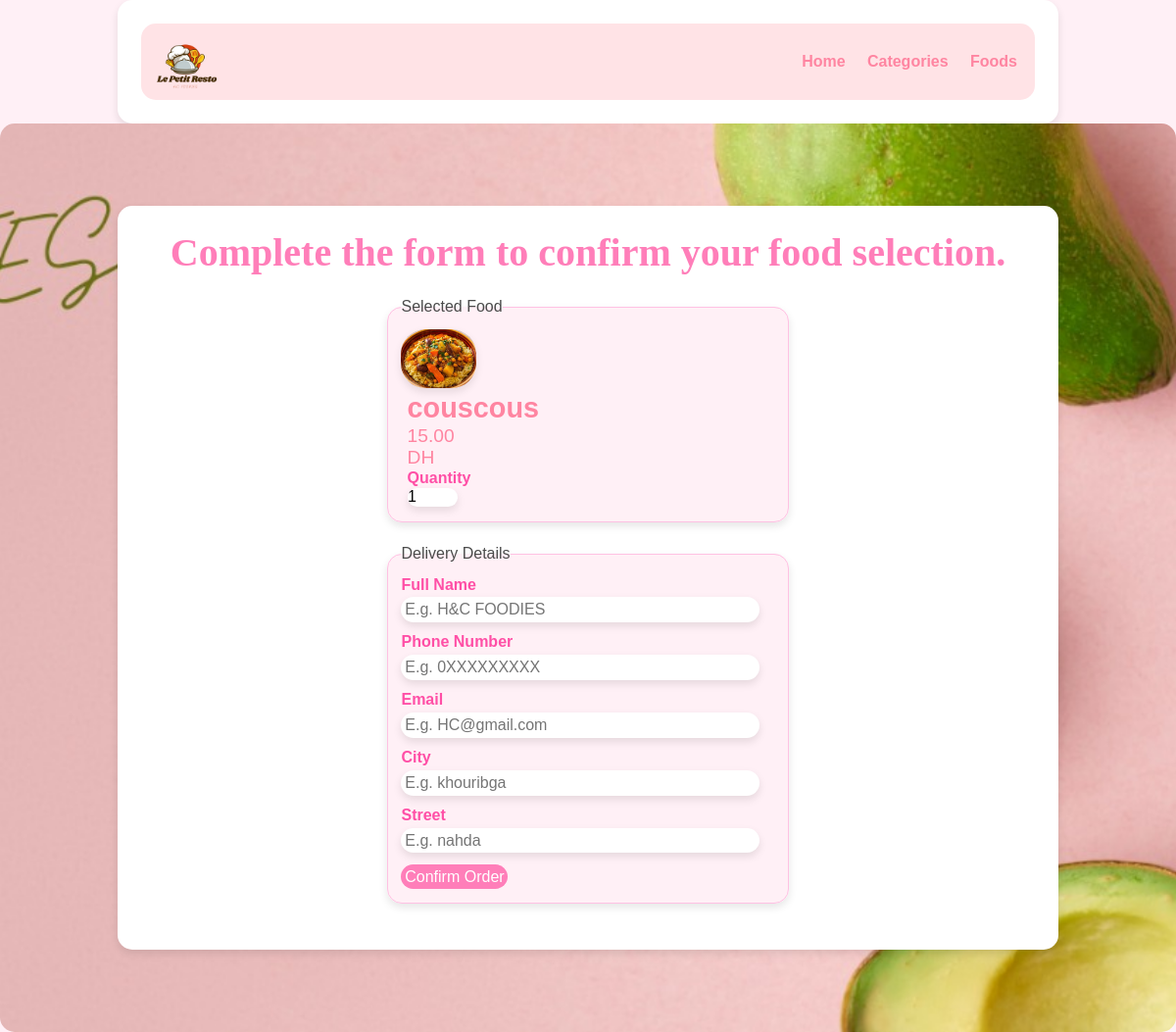
/order.php?food_id=3, run on the app's committed database.
### tables this page shows
CREATE TABLE tbl_food (
  id int(10) UNSIGNED NOT NULL AUTO_INCREMENT,
  title varchar(100) NOT NULL,
  description text NOT NULL,
  price decimal(10,2) NOT NULL,
  image_name varchar(255) NOT NULL,
  category_id int(10) UNSIGNED NOT NULL,
  featured varchar(10) NOT NULL,
  active varchar(10) NOT NULL,
  PRIMARY KEY (id),
  FOREIGN KEY (category_id) REFERENCES tbl_category(id)
);

### order.php (the view, shortened to what this page needs)
<?php include('partials-front/menu.php'); ?>
<?php
if(isset($_GET['food_id'])) {
    $food_id = $_GET['food_id'];
    $sql = "SELECT * FROM tbl_food WHERE id=$food_id";
    $res = mysqli_query($conn, $sql);
    $count = mysqli_num_rows($res);
    if($count == 1) {
        $row = mysqli_fetch_assoc($res);
        $title = $row['title'];
        $price = $row['price'];
        $image_name = $row['image_name'];
    } else {
        header('location:'.SITEURL);
    }
} else {
    header('location:'.SITEURL);
}
?>
<section class="food-search">
    <div class="container">
        <h2 class="text-center text-black">Complete the form to confirm your food selection.</h2>
        <form action="" method="POST" class="order">
            <fieldset>
                <legend>Selected Food</legend>
                <div class="food-menu-img">
                    <div class="image-container">
                        <?php
                        if($image_name == "") {
                            echo "<div class='error'>Aucune image disponible pour ce plat.</div>";
                        } else {
                            ?>
                            <img src="<?php echo SITEURL; ?>images/food/<?php echo $image_name; ?>" alt="<?php echo $title; ?>" class="img-responsive img-curve">
                            <?php
                        }
                        ?>
                    </div>
                    <div class="food-menu-desc">
                        <h3><?php echo $title; ?></h3>
                        <p class="food-price"><?php echo $price; ?> DH</p>
                        <div class="order-label">Quantity</div>
                        <input type="number" name="qty" class="input-responsive" value="1" required>
                    </div>
                </fieldset>
                <fieldset>
                    <legend>Delivery Details</legend>
                    <div class="order-label">Full Name</div>
                    <input type="text" name="full-name" placeholder="E.g. H&C FOODIES" class="input-responsive" required>
                    <div class="order-label">Phone Number</div>
                    <input type="tel" name="contact" placeholder="E.g. 0XXXXXXXXX" class="input-responsive" required>
                    <div class="order-label">Email</div>
                    <input type="email" name="email" placeholder="E.g. HC@gmail.com" class="input-responsive" required>
                    <div class="order-label">City</div>
                    <input type="text" name="city" placeholder="E.g. khouribga" class="input-responsive" required>
                    <div class="order-label">Street</div>
                    <input type="text" name="street" placeholder="E.g. nahda" class="input-responsive" required>
                    <input type="submit" name="submit" value="Confirm Order" class="btn btn-primary">
                </fieldset>
            </form>
        </div>
    </section>

### css/style.css (style rules this page uses)
* { margin: 0; padding: 0; font-family: 'Poppins', sans-serif; box-sizing: border-box; }
body { background-color: #fff0f6; color: #4b4b4b; }
h2 { color: #ff7eb9; font-size: 2.5rem; font-family: 'Dancing Script', cursive; margin-bottom: 2%; text-align: center; }
h3 { font-size: 1.8rem; color: #ff85a1; }
.container { width: 80%; margin: 0 auto; padding: 2%; background-color: #fff; border-radius: 15px; box-shadow: 0px 4px 8px rgba(0, 0, 0, 0.1); }
.img-responsive { width: 100%; border-radius: 15px; }
.img-curve { border-radius: 25px; box-shadow: 0px 4px 8px rgba(0, 0, 0, 0.1); }
.text-center { text-align: center; }
.btn { padding: 1%; border: none; font-size: 1rem; border-radius: 25px; transition: 0.3s; text-align: center; }
.btn-primary { background-color: #ff7eb9; color: white; cursor: pointer; }
fieldset { border: 1px solid #ffc1e3; margin: 5%; padding: 3%; border-radius: 15px; background-color: #fff0f6; box-shadow: 0px 4px 8px rgba(0, 0, 0, 0.1); }
.food-search { background-image: url(../images/bg.jpg); background-size: cover; background-repeat: no-repeat; background-position: center; padding: 7% 0; border-radius: 15px; }
.food-menu-img { width: 20%; float: left; border-radius: 15px; }
.food-menu-desc { width: 70%; float: left; margin-left: 8%; }
.food-price { font-size: 1.2rem; margin: 2% 0; color: #ff85a1; }
.order { width: 50%; margin: 0 auto; }
.input-responsive { width: 96%; padding: 1%; margin-bottom: 3%; border: none; border-radius: 15px; font-size: 1rem; box-shadow: 0px 4px 8px rgba(0, 0, 0, 0.1); }
.order-label { margin-bottom: 1%; font-weight: bold; color: #ff4fa6; }

### data on the page
tbl_food: image_name+title (picture), title "couscous", price "15.00"
